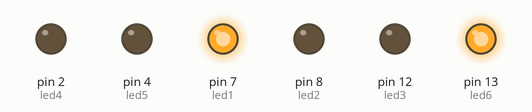
Bench run of a sketch on a simulated Arduino Uno, built with avr-gcc and run on an emulated ATmega328P. On the bench: output pins drawn as LEDs (lit = HIGH).

Above: at 5.0 s.
At 10.7 s:
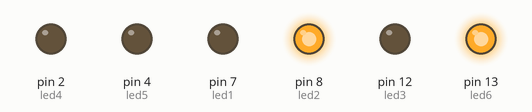
At 13.7 s:
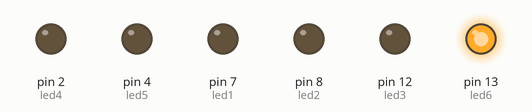
At 19.0 s:
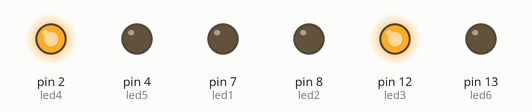
At 24.2 s:
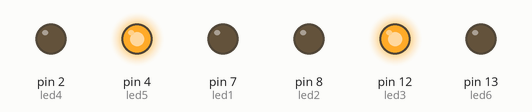
At 26.8 s:
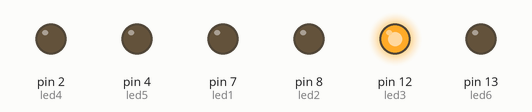
Timing chart, 0 to 35.2 s (numbered marks = the images above):
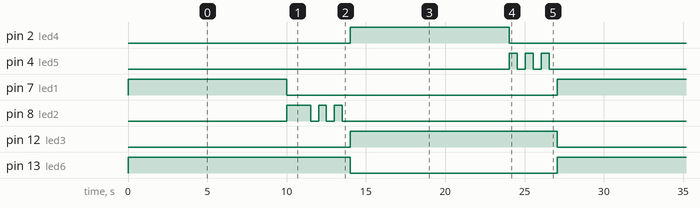

The sketch:

sem.ino
```cpp
int led1 = 7;
int led2 = 8;
int led3 = 12;

int led4 = 2;
int led5 = 4;
int led6 = 13;


void setup() {
  // put your setup code here, to run once:
  pinMode(led1,OUTPUT);
  pinMode(led2,OUTPUT);
  pinMode(led3,OUTPUT);
  pinMode(led4,OUTPUT);
  pinMode(led5,OUTPUT);
  pinMode(led6,OUTPUT);
}

void loop() {
  // put your main code here, to run repeatedly:
  digitalWrite(led1, HIGH);
  digitalWrite(led6, HIGH);
  delay(10000);
  digitalWrite(led1, LOW);
  delay(10);
  digitalWrite(led2, HIGH);
  delay(1000);
    for (int i = 0; i<3;i++){
    digitalWrite(led2, HIGH);
    delay(500);
    digitalWrite(led2, LOW);
    delay(500);
  }
  digitalWrite(led2, LOW);
  digitalWrite(led6, LOW);
  delay(10);
  digitalWrite(led3, HIGH);
  digitalWrite(led4, HIGH);
  delay(10000);
  digitalWrite(led4, LOW);
  delay(10);
  digitalWrite(led5, HIGH);
  delay(20);
  for (int i = 0; i<3;i++){
    digitalWrite(led5, HIGH);
    delay(500);
    digitalWrite(led5, LOW);
    delay(500);
  }
  digitalWrite(led3, LOW);
  digitalWrite(led5, LOW);
  delay(10);
}
```

Measured:
- by itself, pin 2 (led4), pin 7 (led1): alternates HIGH for 10.0 s and LOW for 17.1 s
- by itself, pin 4 (led5): repeats every 27.1 s: 2 × (LOW 0.50 s, HIGH 0.50 s), LOW 24.5 s, HIGH 0.52 s
- by itself, pin 8 (led2): repeats every 27.1 s: 2 × (LOW 0.50 s, HIGH 0.50 s), LOW 23.6 s, HIGH 1.5 s
- by itself, pin 12 (led3): alternates HIGH for 13.0 s and LOW for 14.0 s
- by itself, pin 13 (led6): alternates HIGH for 14.0 s and LOW for 13.1 s
